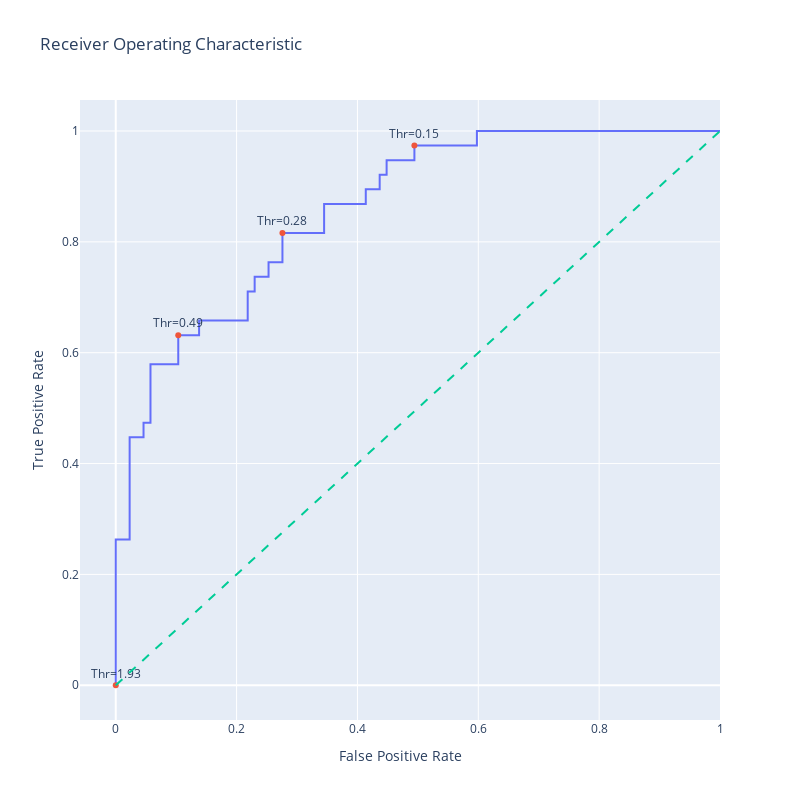

This figure's notebook cell:
### Code cell
import plotly.graph_objects as go
import numpy as np


# Generate a trace for ROC curve
trace0 = go.Scatter(
    x=fpr,
    y=tpr,
    mode='lines',
    name='ROC curve'
)

# Only label every nth point to avoid cluttering
n = 10  
indices = np.arange(len(thresholds)) % n == 0  # Choose indices where index mod n is 0

trace1 = go.Scatter(
    x=fpr[indices], 
    y=tpr[indices], 
    mode='markers+text', 
    name='Threshold points', 
    text=[f"Thr={thr:.2f}" for thr in thresholds[indices]], 
    textposition='top center'
)


# Diagonal line
trace2 = go.Scatter(
    x=[0, 1], 
    y=[0, 1], 
    mode='lines', 
    name='Random (Area = 0.5)', 
    line=dict(dash='dash')
)

data = [trace0, trace1, trace2]

# Define layout with square aspect ratio
layout = go.Layout(
    title='Receiver Operating Characteristic',
    xaxis=dict(title='False Positive Rate'),
    yaxis=dict(title='True Positive Rate'),
    autosize=False,
    width=800,
    height=800,
    showlegend=False
)

# Define figure and add data
fig = go.Figure(data=data, layout=layout)

# Show figure
fig.show()

### Figure 1 — Plotly figure (JSON) as saved in the notebook; plotly's stock layout.template omitted (floating-point values rounded to 4 significant figures)
{"data": [{"mode": "lines", "name": "ROC curve", "type": "scatter", "x": [0, 0, 0, 0.02299, 0.02299, 0.04598, 0.04598, 0.05747, 0.05747, 0.1034, 0.1034, 0.1379, 0.1379, 0.2184, 0.2184, 0.2299, 0.2299, 0.2529, 0.2529, 0.2759, 0.2759, 0.3448, 0.3448, 0.4138, 0.4138, 0.4368, 0.4368, 0.4483, 0.4483, 0.4943, 0.4943, 0.5977, 0.5977, 1], "y": [0, 0.02632, 0.2632, 0.2632, 0.4474, 0.4474, 0.4737, 0.4737, 0.5789, 0.5789, 0.6316, 0.6316, 0.6579, 0.6579, 0.7105, 0.7105, 0.7368, 0.7368, 0.7632, 0.7632, 0.8158, 0.8158, 0.8684, 0.8684, 0.8947, 0.8947, 0.9211, 0.9211, 0.9474, 0.9474, 0.9737, 0.9737, 1, 1]}, {"mode": "markers+text", "name": "Threshold points", "text": ["Thr=1.93", "Thr=0.49", "Thr=0.28", "Thr=0.15"], "textposition": "top center", "type": "scatter", "x": [0, 0.1034, 0.2759, 0.4943], "y": [0, 0.6316, 0.8158, 0.9737]}, {"line": {"dash": "dash"}, "mode": "lines", "name": "Random (Area = 0.5)", "type": "scatter", "x": [0, 1], "y": [0, 1]}], "layout": {"autosize": false, "height": 800, "showlegend": false, "title": {"text": "Receiver Operating Characteristic"}, "width": 800, "xaxis": {"title": {"text": "False Positive Rate"}}, "yaxis": {"title": {"text": "True Positive Rate"}}}}
